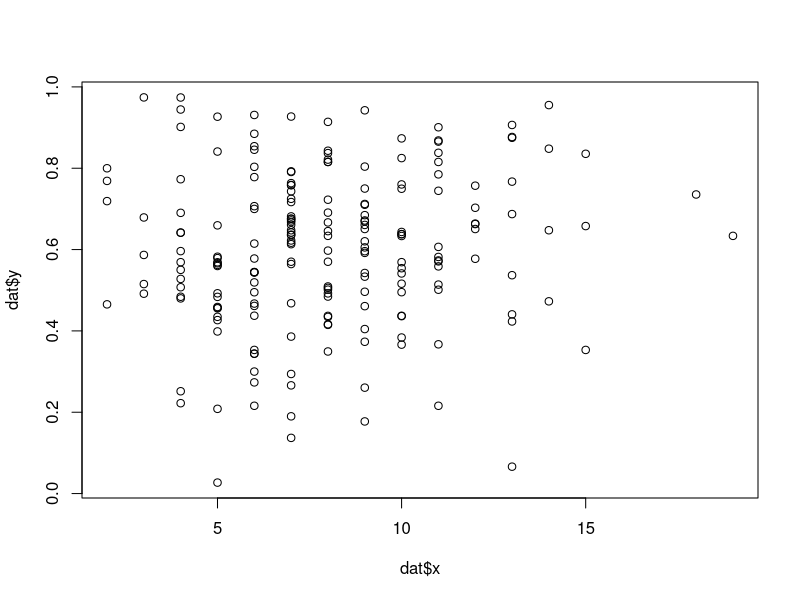
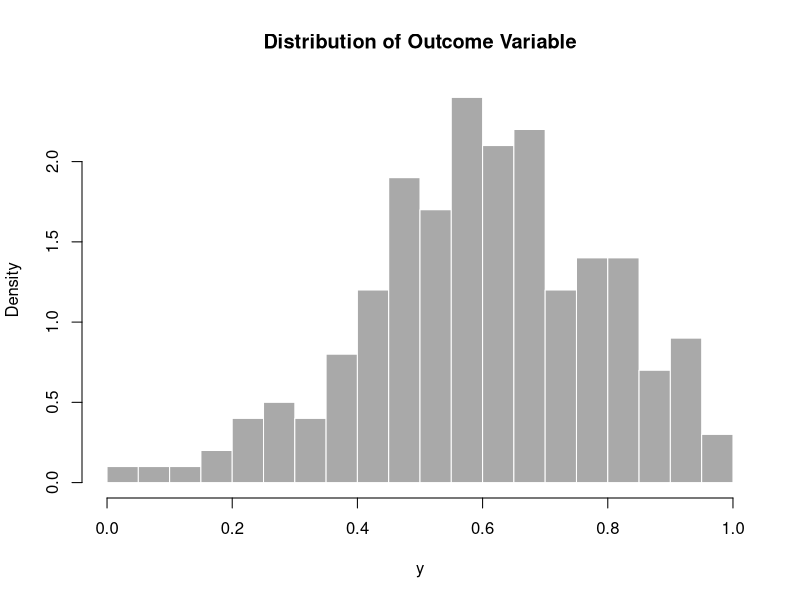

Write the R code that produced these figures, in order. (Note: this script raises an error after producing the figures.)

eta <- c(0.05, 0.05)
gamma <- c(1.8, 0.4)
N <- 200
x <- rpois(N, 8)
z <- rnorm(N, 0, 2)
mu <- binomial(link = logit)$linkinv(eta[1] + eta[2]*x)
phi <- binomial(link = log)$linkinv(gamma[1] + gamma[2]*z)
y <- rbeta(N, mu * phi, (1 - mu) * phi)
dat <- data.frame(cbind(y, x, z))
plot(dat$x,dat$y)
hist(dat$y, col = "darkgrey", border = F, main = "Distribution of Outcome Variable", xlab = "y", breaks = 20, freq = F)
fit1 <- stan_betareg(y ~ x | z, data = dat, link = "logit", link.phi = "log",
                     cores = 3, chains=3)

round(coef(fit1),2)
bayesplot::bayesplot_grid(pp_check(fit1))



eta <- c(0.05, 0.05)
N <- 200
x <- rpois(N, 8)
z <- rnorm(N, 0, 2)
mu <- binomial(link = logit)$linkinv(eta[1] + eta[2]*x)
phi <- 2
y <- rbeta(N, mu * phi, (1 - mu) * phi)
dat <- data.frame(cbind(y, x, z))
plot(dat$x,dat$y)
hist(dat$y, col = "darkgrey", border = F, main = "Distribution of Outcome Variable", xlab = "y", breaks = 20, freq = F)
fit1 <- stan_betareg(y ~ x | z, data = dat, link = "logit", link.phi = "log",
                     cores = 3, chains=3)

round(coef(fit1),2)
